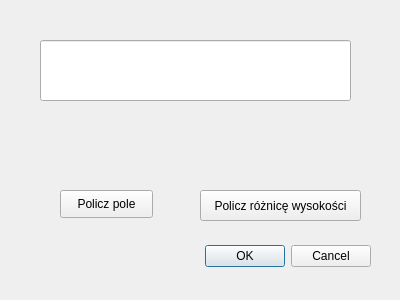
<?xml version="1.0" encoding="UTF-8"?>
<ui version="4.0">
 <class>WtyczkaProjekt2DialogBase</class>
 <widget class="QDialog" name="WtyczkaProjekt2DialogBase">
  <property name="geometry">
   <rect>
    <x>0</x>
    <y>0</y>
    <width>400</width>
    <height>300</height>
   </rect>
  </property>
  <property name="windowTitle">
   <string>Projekt 2</string>
  </property>
  <widget class="QDialogButtonBox" name="button_box">
   <property name="geometry">
    <rect>
     <x>30</x>
     <y>240</y>
     <width>341</width>
     <height>32</height>
    </rect>
   </property>
   <property name="orientation">
    <enum>Qt::Horizontal</enum>
   </property>
   <property name="standardButtons">
    <set>QDialogButtonBox::Cancel|QDialogButtonBox::Ok</set>
   </property>
  </widget>
  <widget class="QLabel" name="label_wynik">
   <property name="geometry">
    <rect>
     <x>50</x>
     <y>120</y>
     <width>291</width>
     <height>41</height>
    </rect>
   </property>
   <property name="text">
    <string/>
   </property>
  </widget>
  <widget class="QLineEdit" name="lineEdit">
   <property name="geometry">
    <rect>
     <x>40</x>
     <y>40</y>
     <width>311</width>
     <height>61</height>
    </rect>
   </property>
  </widget>
  <widget class="QPushButton" name="pushButton_pole">
   <property name="geometry">
    <rect>
     <x>60</x>
     <y>190</y>
     <width>93</width>
     <height>28</height>
    </rect>
   </property>
   <property name="text">
    <string>Policz pole</string>
   </property>
  </widget>
  <widget class="QPushButton" name="pushButton_2">
   <property name="geometry">
    <rect>
     <x>200</x>
     <y>190</y>
     <width>161</width>
     <height>31</height>
    </rect>
   </property>
   <property name="text">
    <string>Policz różnicę wysokości</string>
   </property>
  </widget>
 </widget>
 <resources/>
 <connections>
  <connection>
   <sender>button_box</sender>
   <signal>accepted()</signal>
   <receiver>WtyczkaProjekt2DialogBase</receiver>
   <slot>accept()</slot>
   <hints>
    <hint type="sourcelabel">
     <x>20</x>
     <y>20</y>
    </hint>
    <hint type="destinationlabel">
     <x>20</x>
     <y>20</y>
    </hint>
   </hints>
  </connection>
  <connection>
   <sender>button_box</sender>
   <signal>rejected()</signal>
   <receiver>WtyczkaProjekt2DialogBase</receiver>
   <slot>reject()</slot>
   <hints>
    <hint type="sourcelabel">
     <x>20</x>
     <y>20</y>
    </hint>
    <hint type="destinationlabel">
     <x>20</x>
     <y>20</y>
    </hint>
   </hints>
  </connection>
 </connections>
</ui>
